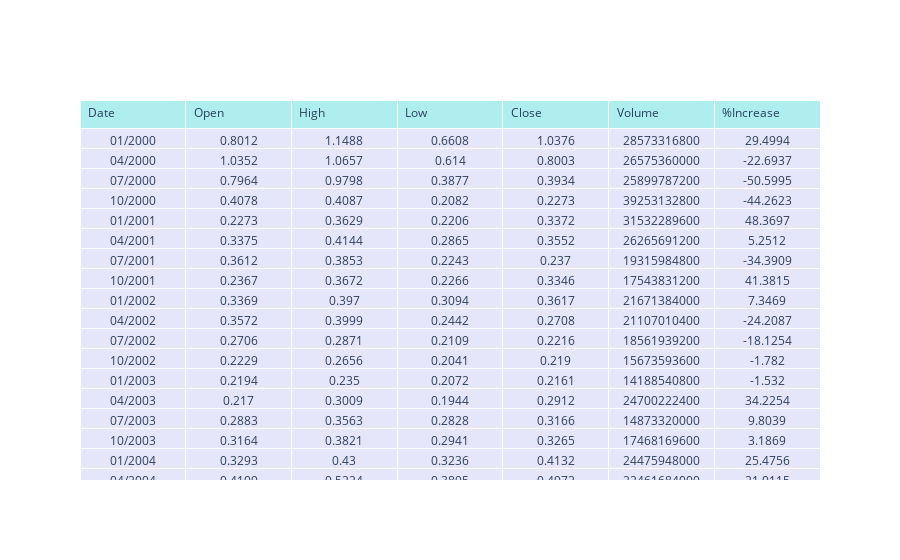
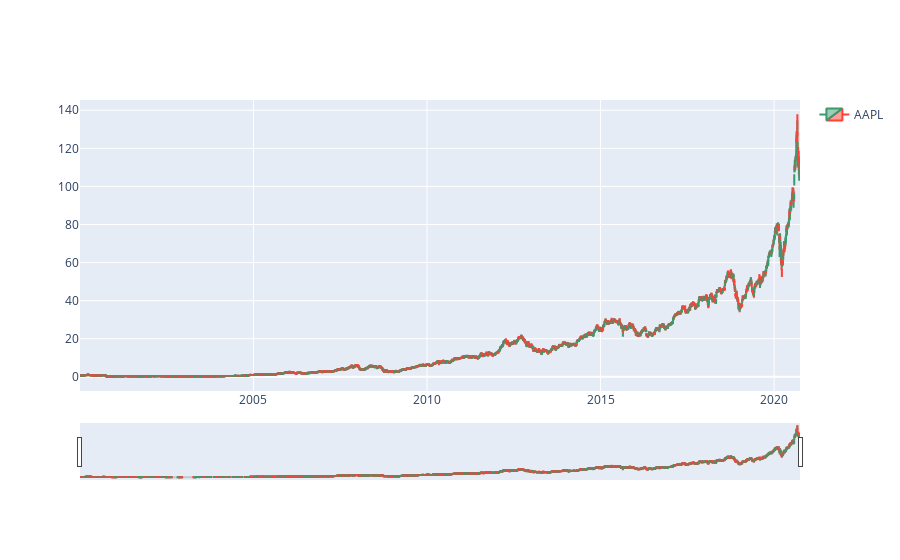

The code cell stored with these charts, in order, in its notebook:
### Markdown cell above
## Data Visualization

Visualize the data that we have extracted to better understand trends to expect and routes to go for changing parameters.

### Code cell
# Quarterly history of Tablular data:
def cleanHist(hist):
    clean_hist = hist.copy()
    for index, row in hist.iterrows():
        if np.isnan(row['Open']):
            clean_hist = clean_hist.drop(index)
    return clean_hist

# Converts timestamp object to nice-looking date
def convertTimeStamp(timestamp):
    return str(timestamp)[5:7] + "/" + str(timestamp)[:4]

def getDates(index):
    return [convertTimeStamp(timestamp) for timestamp in index]

apple = yf.Ticker("AAPL")
hist = apple.history(start="2000-01-01", end="2020-09-30", actions=False)
quarterly_hist = apple.history(start="2000-01-01", end="2020-09-30", interval="3mo", actions=False)
quarterly_percent = (quarterly_hist["Close"]-quarterly_hist["Open"])/quarterly_hist["Open"]*100
quarterly_hist["%Increase"] = quarterly_percent
quarterly_hist = cleanHist(quarterly_hist)

# Table of quarterly data
fig = go.Figure(data=[go.Table(
    header=dict(values=['Date'] + list(quarterly_hist.columns),
                fill_color='paleturquoise',
                align='left'),
    cells=dict(values=[getDates(quarterly_hist.index), round(quarterly_hist['Open'], 4),
                       round(quarterly_hist['High'], 4), round(quarterly_hist['Low'], 4),
                       round(quarterly_hist['Close'], 4), quarterly_hist['Volume'],
                       round(quarterly_hist['%Increase'], 4)],
               fill_color='lavender',
               align='center'))
])

fig.show()

# AAPL Stock Price
fig = plt.figure(figsize=(8, 14))
ax1 = fig.add_subplot(211)
ax1.set_title('AAPL\'s Stock Price')
ax1.set_xlabel('Date')
ax1.set_ylabel('Stock Price')
hist["Close"].plot()
plt.show()

# AAPL Bar Chart
bar_chart = {
    'x': hist.index,
    'open': hist.Open,
    'close': hist.Close,
    'high': hist.High,
    'low': hist.Low,
    'type': 'candlestick',
    'name': 'AAPL',
    'showlegend': True
}

pio.show(bar_chart)

### Figure 1 — Plotly figure (JSON) as saved in the notebook; plotly's stock layout.template omitted (floating-point values rounded to 4 significant figures; data arrays with more than 128 entries replaced by an {"elided": "..."} marker saying what was removed)
{"data": [{"cells": {"align": "center", "fill": {"color": "lavender"}, "values": {"elided": "7x83 mixed values"}}, "header": {"align": "left", "fill": {"color": "paleturquoise"}, "values": ["Date", "Open", "High", "Low", "Close", "Volume", "%Increase"]}, "type": "table"}], "layout": {}}

### Figure 2 — Plotly figure (JSON) as saved in the notebook; plotly's stock layout.template omitted (floating-point values rounded to 4 significant figures; data arrays with more than 128 entries replaced by an {"elided": "..."} marker saying what was removed)
{"data": [{"close": {"elided": "5219 float values"}, "high": {"elided": "5219 float values"}, "low": {"elided": "5219 float values"}, "name": "AAPL", "open": {"elided": "5219 float values"}, "showlegend": true, "type": "candlestick", "x": {"elided": "5219 str values"}}], "layout": {}}
